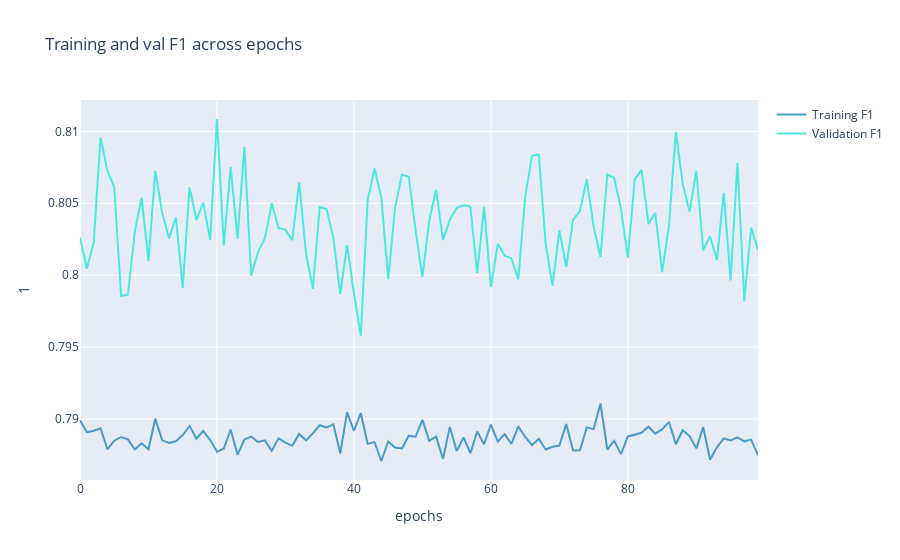

The cell this chart's notebook holds for it:
### Code cell
history_graph = history.history
fig = go.Figure(data=[
                      go.Scatter(
                          y=history_graph["f1_weighted"],
                          name="Training F1",
                          mode="lines",
                          marker=dict(
                              color=color_chart[0]
                          )),
                      go.Scatter(
                          y=history_graph["val_f1_weighted"],
                          name="Validation F1",
                          mode="lines",
                          marker=dict(
                              color=color_chart[1]
                          ))
])
fig.update_layout(
    title='Training and val F1 across epochs',
    xaxis_title='epochs',
    yaxis_title='1'    
)
fig.show()
